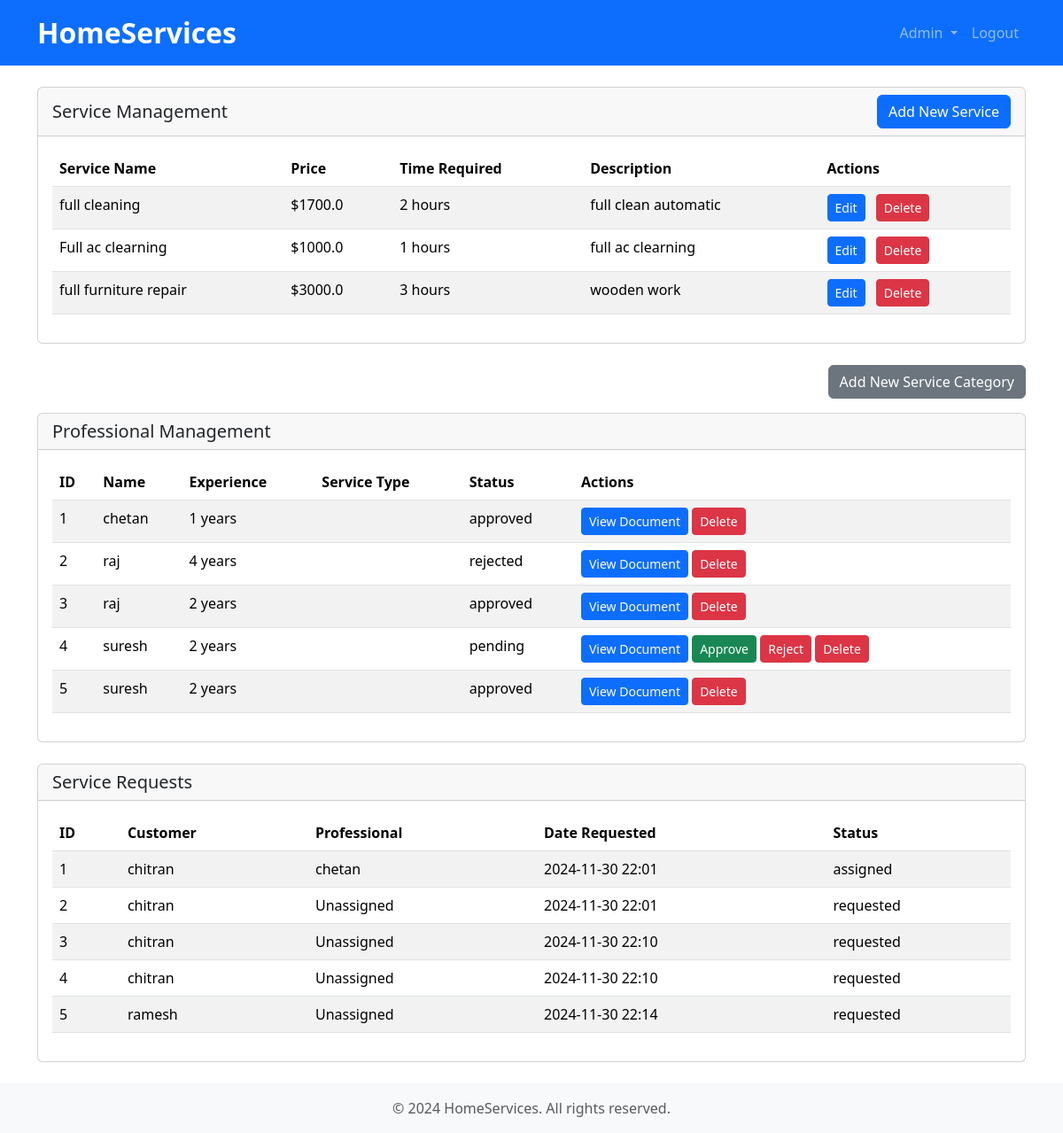
Screenshot of /admin/dashboard (signed in) with the database file from the repository.
### models.py (models this page shows, shortened)
class ServicePackage(db.Model):
    __tablename__ = 'service_package'
    id = db.Column(db.Integer, primary_key=True)
    name = db.Column(db.String(120), nullable=False)
    price = db.Column(db.Float, nullable=False)
    service_category_id = db.Column(db.Integer, db.ForeignKey('service_category.id'), nullable=False)
    time = db.Column(db.Integer, nullable=False)  # Time in hours
    description = db.Column(db.Text, nullable=False)
    service_requests = db.relationship('ServiceRequest', backref='service_package', lazy=True)

class Professional(db.Model):
    __tablename__ = 'professional'
    id = db.Column(db.Integer, primary_key=True)
    email = db.Column(db.String(120), unique=True, nullable=False)
    passhash = db.Column(db.String(256), nullable=False)
    full_name = db.Column(db.String(120), nullable=False)
    city = db.Column(db.String(100), nullable=False)
    pincode = db.Column(db.String(10), nullable=False)
    phone_number = db.Column(db.String(15), nullable=False)
    service_package_id = db.Column(db.Integer, db.ForeignKey('service_package.id'), nullable=False)
    experience = db.Column(db.Integer, nullable=False)
    document = db.Column(db.String(255), nullable=False)
    status = db.Column(db.String(50), nullable=False, default="pending")
    service_requests = db.relationship('ServiceRequest', backref='professional', lazy=True)
    rejected_requests = db.relationship('RejectedServiceRequest', backref='professional', lazy=True)

class ServiceRequest(db.Model):
    __tablename__ = 'service_request'
    id = db.Column(db.Integer, primary_key=True)
    customer_id = db.Column(db.Integer, db.ForeignKey('customer.id'), nullable=False)
    professional_id = db.Column(db.Integer, db.ForeignKey('professional.id'), nullable=True)  # Null until assigned
    service_package_id = db.Column(db.Integer, db.ForeignKey('service_package.id'), nullable=False)
    status = db.Column(db.String(50), nullable=False, default="requested")  # requested, assigned, completed
    date_of_request = db.Column(db.DateTime, nullable=False)
    date_of_completion = db.Column(db.DateTime, nullable=True)
    rating = db.Column(db.Float, nullable=True)
    remarks = db.Column(db.Text, nullable=True)

class Customer(db.Model):
    __tablename__ = 'customer'
    id = db.Column(db.Integer, primary_key=True)
    email = db.Column(db.String(120), unique=True, nullable=False)
    passhash = db.Column(db.String(256), nullable=False)
    full_name = db.Column(db.String(120), nullable=False)
    address = db.Column(db.String(255), nullable=False)
    city = db.Column(db.String(100), nullable=False)
    pincode = db.Column(db.String(10), nullable=False)
    phone_number = db.Column(db.String(15), nullable=False)
    is_admin = db.Column(db.Boolean, nullable=False, default=False)
    service_requests = db.relationship('ServiceRequest', backref='customer', lazy=True)

### Folder1/admin_dashboard.py (the view)
@admin_blueprint.route('/dashboard')
@admin_required
def dashboard():
    professionals = Professional.query.all()
    service_packages = ServicePackage.query.all()
    service_requests = ServiceRequest.query.all()
    service_categories = ServiceCategory.query.all()
    pending_professionals = Professional.query.filter_by(status='pending').count()
    total_services = ServicePackage.query.count()
    active_requests = ServiceRequest.query.filter_by(status='requested').count()
    return render_template('admin_dashboard.html',
                         professionals=professionals,
                         service_packages=service_packages,
                         service_requests=service_requests,
                         service_categories=service_categories,
                         pending_professionals=pending_professionals,
                         total_services=total_services,
                         active_requests=active_requests)

### Folder1/admin_dashboard.py (called while the page is built)
def admin_required(f):
    @wraps(f)
    def decorated_function(*args, **kwargs):
        if 'user_id' not in session or session.get('role') != 'admin':
            flash('Please login as admin to access this page.', 'danger')
            return redirect(url_for('auth.login'))
        return f(*args, **kwargs)
    return decorated_function

### templates/admin_dashboard.html (shortened to what this page needs)
{% extends "base.html" %}
{% block content %}
    <div class="card mb-4">
        <div class="card-header d-flex justify-content-between align-items-center">
            <h5 class="mb-0">Service Management</h5>
            <a href="{{ url_for('admin.add_service_page') }}" class="btn btn-primary">
                Add New Service
            </a>
        </div>
        <div class="card-body">
            <div class="table-responsive">
                <table class="table table-striped">
                    <thead>
                        <tr>
                            <th>Service Name</th>
                            <th>Price</th>
                            <th>Time Required</th>
                            <th>Description</th>
                            <th>Actions</th>
                        </tr>
                    </thead>
                    <tbody>
                        {% for service in service_packages %}
                        <tr>
                            <td>{{ service.name }}</td>
                            <td>${{ service.price }}</td>
                            <td>{{ service.time }} hours</td>
                            <td>{{ service.description }}</td>
                            <td>
                                <a class="btn btn-primary btn-sm me-2" href="{{ url_for('admin.edit_service', id=service.id) }}" role="button">Edit</a>
                                <form class="d-inline" action="{{ url_for('admin.delete_service', id=service.id) }}" method="POST">
                                    <button type="submit" class="btn btn-danger btn-sm">Delete</button>
                                </form>
                            </td>
                        </tr>
                        {% endfor %}
                    </tbody>
                </table>
            </div>
        </div>
    </div>
    <div class="d-flex justify-content-end mb-3">
        <a href="{{ url_for('admin.add_category_page') }}" class="btn btn-secondary">
            Add New Service Category
        </a>
    </div>
    <div class="card mb-4">
        <div class="card-header">
            <h5 class="mb-0">Professional Management</h5>
        </div>
        <div class="card-body">
            <div class="table-responsive">
                <table class="table table-striped">
                    <thead>
                        <tr>
                            <th>ID</th>
                            <th>Name</th>
                            <th>Experience</th>
                            <th>Service Type</th>
                            <th>Status</th>
                            <th>Actions</th>
                        </tr>
                    </thead>
                    <tbody>
                        {% for professional in professionals %}
                        <tr>
                            <td>{{ professional.id }}</td>
                            <td>{{ professional.full_name }}</td>
                            <td>{{ professional.experience }} years</td>
                            <td>{{ professional.service_type }}</td>
                            <td>{{ professional.status }}</td>
                            <td>
                                {% if professional.document %}
                                <a href="{{ url_for('admin.view_document', professional_id=professional.id) }}" class="btn btn-sm btn-primary"
                                    target="_blank">View Document</a>
                                {% else %}
                                <span class="text-muted">No Document</span>
                                {% endif %}
                                {% if professional.status == 'pending' %}
                                <form action="{{ url_for('admin.approve_professional', id=professional.id) }}" method="POST" style="display:inline;">
                                    <button type="submit" class="btn btn-sm btn-success">Approve</button>
                                </form>
                                <form action="{{ url_for('admin.reject_professional', id=professional.id) }}" method="POST" style="display:inline;">
                                    <button type="submit" class="btn btn-sm btn-danger">Reject</button>
                                </form>
                                {% endif %}
                                <form action="{{ url_for('admin.delete_professional', id=professional.id)}}" method="POST" style="display: inline;">
                                    <button class="btn btn-sm btn-danger" type="submit">Delete</button>
                                </form>
                            </td>
                        </tr>
                        {% endfor %}
                    </tbody>
                </table>
            </div>
        </div>
    </div>
    <div class="card mb-4">
        <div class="card-header">
            <h5 class="mb-0">Service Requests</h5>
        </div>
        <div class="card-body">
            <div class="table-responsive">
                <table class="table table-striped">
                    <thead>
                        <tr>
                            <th>ID</th>
                            <th>Customer</th>
                            <th>Professional</th>
                            <th>Date Requested</th>
                            <th>Status</th>
                        </tr>
                    </thead>
                    <tbody>
                        {% for request in service_requests %}
                        <tr>
                            <td>{{ request.id }}</td>
                            <td>{{ request.customer.full_name }}</td>
                            <td>{{ request.professional.full_name if request.professional else 'Unassigned' }}</td>
                            <td>{{ request.date_of_request.strftime('%Y-%m-%d %H:%M') }}</td>
                            <td>{{ request.status }}</td>
                        </tr>
                        {% endfor %}
                    </tbody>
                </table>
            </div>
        </div>
    </div>
</div>
{% endblock %}

### rows the page displays
ServicePackage: name "full cleaning", price "1700.0", time "2", description "full clean automatic"
ServicePackage: name "Full ac clearning", price "1000.0", time "1", description "full ac clearning"
ServicePackage: name "full furniture repair", price "3000.0", time "3", description "wooden work"
Professional: id "1", full_name "chetan", experience "1", status "approved"
Professional: id "2", full_name "raj", experience "4", status "rejected"
Professional: id "3", full_name "raj", experience "2", status "approved"
Professional: id "4", full_name "suresh", experience "2", status "pending"
Professional: id "5", full_name "suresh", experience "2", status "approved"
ServiceRequest: id "1", customer.full_name "chitran", professional "chetan", date_of_request "2024-11-30 22:01", status "assigned"
ServiceRequest: id "2", customer.full_name "chitran", professional "Unassigned", date_of_request "2024-11-30 22:01", status "requested"
ServiceRequest: id "3", customer.full_name "chitran", professional "Unassigned", date_of_request "2024-11-30 22:10", status "requested"
ServiceRequest: id "4", customer.full_name "chitran", professional "Unassigned", date_of_request "2024-11-30 22:10", status "requested"
ServiceRequest: id "5", customer.full_name "ramesh", professional "Unassigned", date_of_request "2024-11-30 22:14", status "requested"
